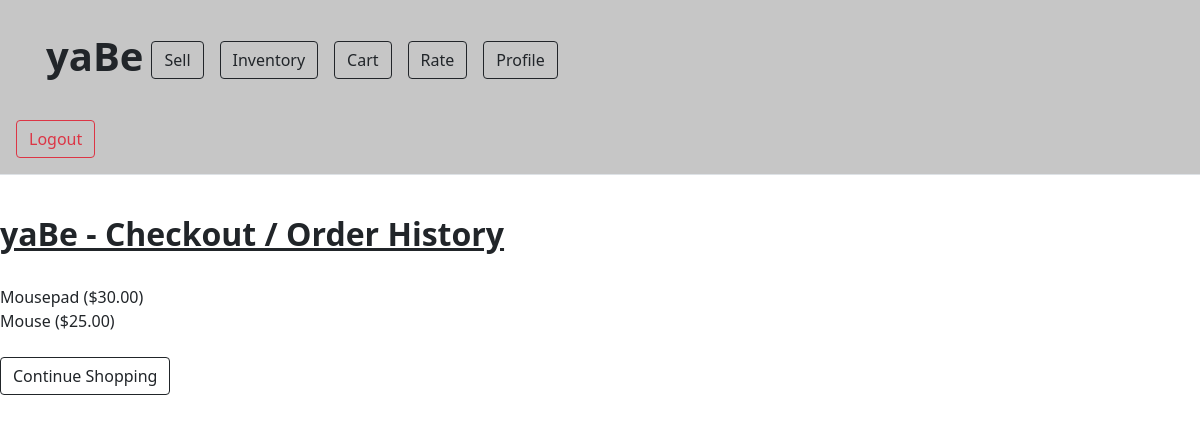
The app's page /checkout (signed in), older data.
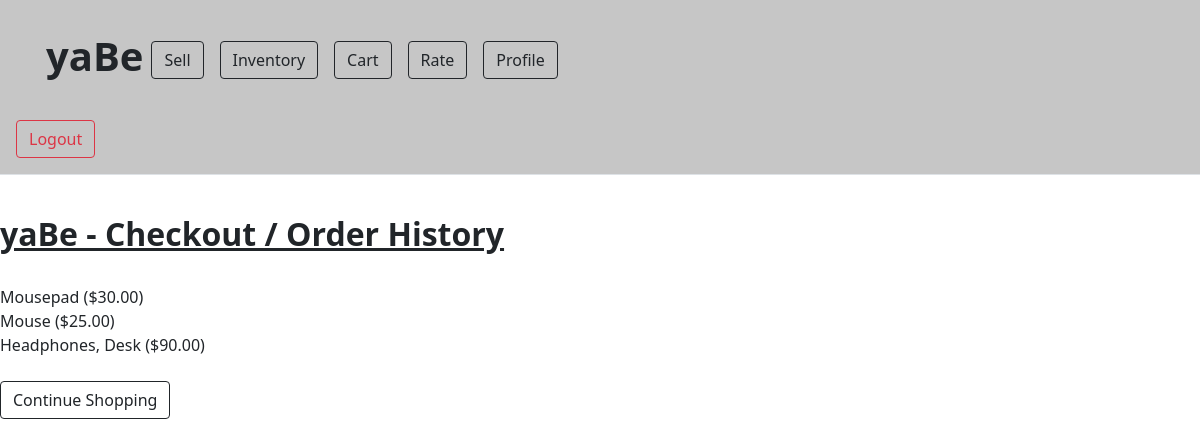
The same page, newer data.
### app/models.py (models this page shows)
class Order(db.Model):
  id = db.Column(db.Integer, primary_key = True)
  itemList = db.Column(db.String(1024))
  subtotal = db.Column(db.Float)
  buyerID = db.Column(db.Integer, db.ForeignKey('user.id'))

### app/routes.py (the view)
@appObj.route('/checkout')
@login_required
def checkout():
  orders = Order.query.filter_by(buyerID = current_user.id)
  return render_template("checkout.html", orders = orders)

### app/models.py (called while the page is built)
@login.user_loader
def load_user(id):
 return User.query.get(int(id))

### app/templates/checkout.html (shortened to what this page needs)
<!doctype html>
<html lang="en">
  <head>
     <link href="https://cdn.jsdelivr.net/npm/bootstrap@5.0.2/dist/css/bootstrap.min.css" rel="stylesheet">
    <body>
    <body>
<main>
   <header class="p-3 mb-3 border-bottom" style= "background: #c6c6c6">
    <div class="container p-3 mb-3" style="background: #c6c6c6"">
     <div class="d-flex flex-wrap align-items-center justify-content-center justify-content-lg-start"</div>
        <a href="/home" class="d-flex align-items-center mb-2 mb-lg-0 text-dark text-decoration-none">
         <h1> <b> yaBe </b> </h1>
        </a>
        <ul class="nav col-12 col-lg-auto me-lg-auto mb-2 justify-content-center mb-md-0">
         <li> <a class="btn btn-outline-dark m-2" href="sell_item" role="button">Sell</a> </li>
         <li> <a class="btn btn-outline-dark m-2" href="see_all_items" role="button">Inventory</a> </li>
         <li> <a class="btn btn-outline-dark m-2" href="cart" role="button">Cart</a></li>
         <li> <a class="btn btn-outline-dark m-2" href= "/search_user_rate" role="button"> Rate </a> <li>
         <li> <a class="btn btn-outline-dark m-2" href="view_profile" role="button"> Profile </a></li>
        </ul>
        <br>
       </div>
     </div>
  <div class="d-flex flex-wrap align-items-center justify-content-center justify-content-lg-start" </div>
   <a class="btn btn-outline-danger mr-2" href="{{url_for('logout')}}" role="button"> Logout </a>
  </header>
  <br>
  <h2><b><u> yaBe - Checkout / Order History </b></u></h2>
   <br>
        {%for item in orders%}
        {{item.itemList}} ({{"$%.2f"|format(item.subtotal)}})
        <br>
        {%endfor%}
        <br>
        <div>
            <a class="btn btn-outline-dark" href="home" role="button"> Continue Shopping </a>
        </div>
  </body>
  </body>
</html>

Row changes from the older to the newer data that the page shows:
added Order: itemList "Headphones, Desk", subtotal "$90.00"
